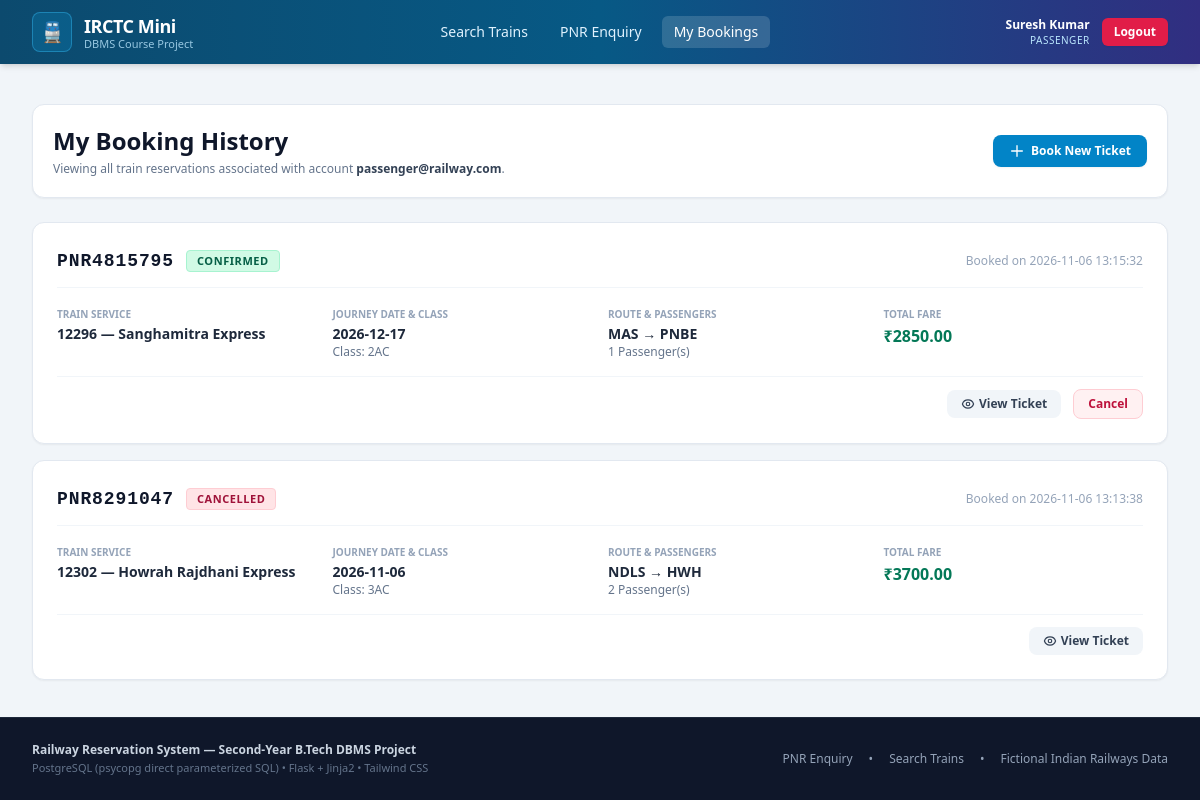
Page /my-bookings (signed in) on the earlier database version.
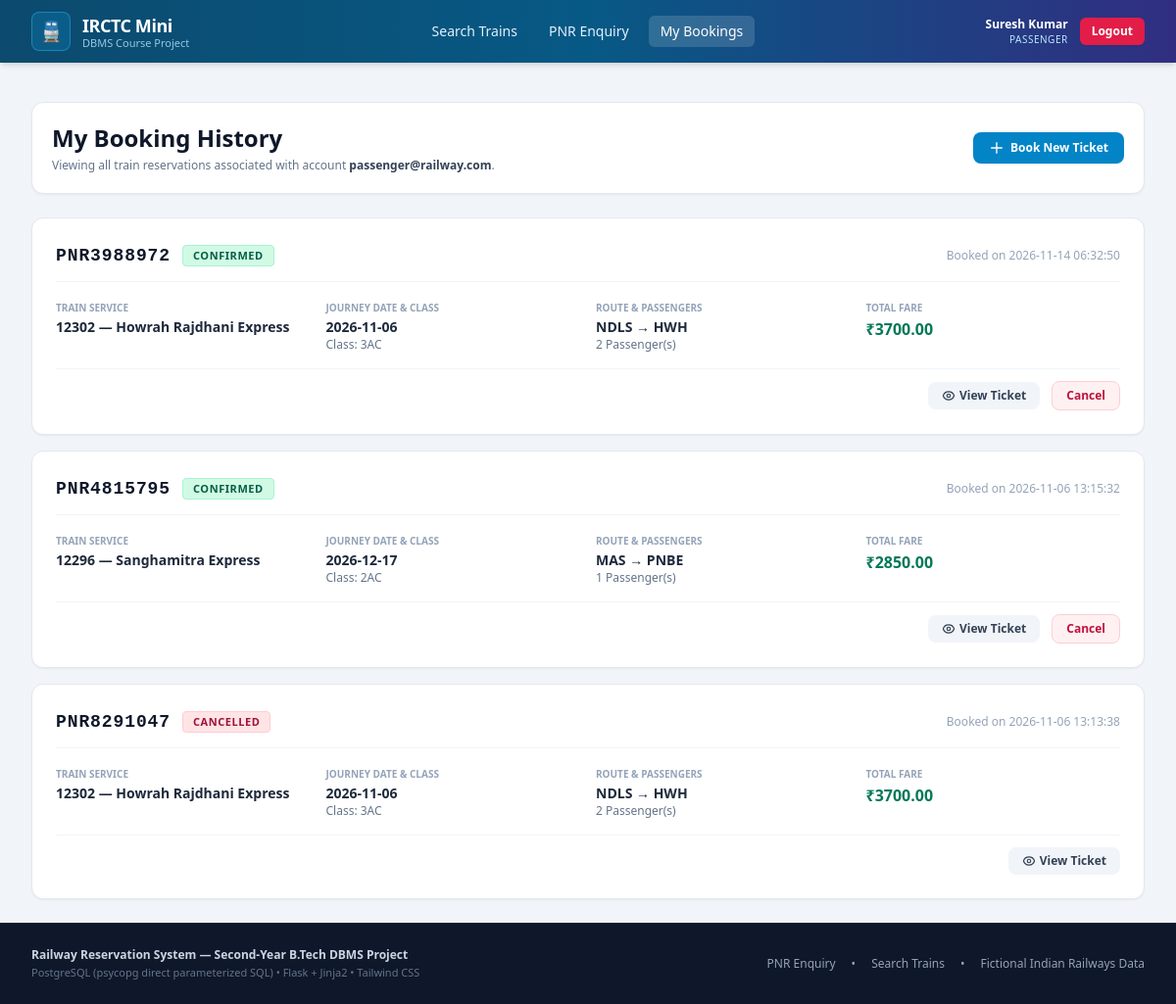
Same page on the later database version.
### tables this page shows
CREATE TABLE bookings (
            booking_id INTEGER PRIMARY KEY AUTOINCREMENT,
            pnr TEXT NOT NULL UNIQUE,
            user_id INTEGER NOT NULL REFERENCES users(user_id),
            run_id INTEGER NOT NULL REFERENCES train_runs(run_id),
            from_station_code TEXT NOT NULL REFERENCES stations(station_code),
            to_station_code TEXT NOT NULL REFERENCES stations(station_code),
            class_code TEXT NOT NULL REFERENCES travel_classes(class_code),
            booking_date TIMESTAMP DEFAULT CURRENT_TIMESTAMP,
            total_fare REAL NOT NULL CHECK (total_fare >= 0),
            booking_status TEXT NOT NULL DEFAULT 'CONFIRMED' CHECK (booking_status IN ('CONFIRMED', 'CANCELLED'))
        );

CREATE TABLE trains (
            train_number TEXT PRIMARY KEY,
            train_name TEXT NOT NULL,
            source_station_code TEXT NOT NULL REFERENCES stations(station_code),
            destination_station_code TEXT NOT NULL REFERENCES stations(station_code)
        );

### app.py (the view)
@app.route("/my-bookings")
@login_required
def my_bookings():
    user_id = session["user_id"]
    try:
        with get_connection() as conn:
            with conn.cursor() as cur:
                cur.execute("""
                SELECT
                    b.pnr, b.booking_id, b.booking_date, b.total_fare, b.booking_status,
                    b.from_station_code, b.to_station_code, b.class_code,
                    tr.journey_date, t.train_number, t.train_name,
                    COUNT(bp.passenger_seq) AS passenger_count
                FROM bookings b
                JOIN train_runs tr ON b.run_id = tr.run_id
                JOIN trains t ON tr.train_number = t.train_number
                LEFT JOIN booking_passengers bp ON b.booking_id = bp.booking_id
                WHERE b.user_id = %s
                GROUP BY b.pnr, b.booking_id, b.booking_date, b.total_fare, b.booking_status,
                         b.from_station_code, b.to_station_code, b.class_code,
                         tr.journey_date, t.train_number, t.train_name
                ORDER BY b.booking_date DESC;
                """, (user_id,))
                bookings = cur.fetchall()
    except Exception as exc:
        flash(f"Error loading booking history: {exc}", "error")
        bookings = []
    return render_template("history.html", bookings=bookings)

### app.py (called while the page is built)
def login_required(f):
    @wraps(f)
    def decorated_function(*args, **kwargs):
        if not session.get("user_id"):
            flash("Please sign in to access this page.", "info")
            return redirect(url_for("login", next=request.url))
        return f(*args, **kwargs)
    return decorated_function

### db.py (called while the page is built, shortened)
def _get_sqlite_connection(autocommit=False):
    import sqlite3
    db_file = os.path.join(os.path.dirname(os.path.abspath(__file__)), "railway_dev.db")
    conn = sqlite3.connect(db_file)
    conn.row_factory = sqlite3.Row
    conn.execute("PRAGMA foreign_keys = ON;")
    return SQLiteConnectionWrapper(conn, autocommit=autocommit)

def get_connection(autocommit=False):
    global _db_engine
    if FORCE_SQLITE or _db_engine == "sqlite" or DATABASE_URL.startswith("sqlite"):
        _db_engine = "sqlite"
        return _get_sqlite_connection(autocommit=autocommit)

    def __enter__(self):
        return self

    def __exit__(self, exc_type, exc_val, exc_tb):
        try:
            self.cursor.close()
        except Exception:
            pass

    def fetchall(self):
        rows = self.cursor.fetchall()
        return [dict(r) for r in rows]

    def cursor(self):
        return SQLiteCursorWrapper(self.conn.cursor())

    def close(self):
        self.conn.close()

    def __enter__(self):
        return self

    def __exit__(self, exc_type, exc_val, exc_tb):
        if exc_type is not None:
            self.rollback()
        else:
            if self.autocommit:
                self.commit()
        self.close()

### templates/history.html (shortened to what this page needs)
{% extends "base.html" %}
{% block content %}
<div class="space-y-6">
    <div class="bg-white border border-slate-200 rounded-xl p-5 shadow-sm flex flex-col sm:flex-row sm:items-center justify-between gap-4">
        <div>
            <h1 class="text-xl sm:text-2xl font-bold text-slate-900">My Booking History</h1>
            <p class="text-xs text-slate-500 mt-1">
                Viewing all train reservations associated with account <span class="font-semibold text-slate-700">{{ session.get('user_email') }}</span>.
            </p>
        </div>
        <a href="{{ url_for('index') }}" class="px-4 py-2 bg-sky-600 hover:bg-sky-500 text-white font-bold text-xs rounded-lg shadow-sm transition self-start sm:self-auto flex items-center gap-1.5">
            <svg class="w-4 h-4" fill="none" stroke="currentColor" viewBox="0 0 24 24"><path stroke-linecap="round" stroke-linejoin="round" stroke-width="2" d="M12 4v16m8-8H4"></path></svg>
            Book New Ticket
        </a>
    </div>
    {% if bookings %}
        <div class="space-y-4">
            {% for b in bookings %}
                <div class="bg-white border border-slate-200 rounded-xl p-5 sm:p-6 shadow-sm hover:border-slate-300 transition">
                    <div class="flex flex-col sm:flex-row sm:items-center justify-between pb-3 border-b border-slate-100 gap-2">
                        <div class="flex items-center gap-3">
                            <span class="text-base sm:text-lg font-black font-mono tracking-wider text-slate-900">{{ b.pnr }}</span>
                            <span class="px-2.5 py-0.5 rounded text-[11px] font-extrabold uppercase tracking-wider {% if b.booking_status == 'CONFIRMED' %}bg-emerald-100 text-emerald-800 border border-emerald-200{% else %}bg-rose-100 text-rose-800 border border-rose-200{% endif %}">
                                {{ b.booking_status }}
                            </span>
                        </div>
                        <span class="text-xs text-slate-400">Booked on {{ b.booking_date }}</span>
                    </div>
                    <div class="grid grid-cols-1 sm:grid-cols-4 gap-4 py-4 text-xs sm:text-sm">
                        <div>
                            <span class="text-slate-400 uppercase font-bold text-[10px] block">Train Service</span>
                            <span class="font-bold text-slate-800">{{ b.train_number }} — {{ b.train_name }}</span>
                        </div>
                        <div>
                            <span class="text-slate-400 uppercase font-bold text-[10px] block">Journey Date &amp; Class</span>
                            <span class="font-bold text-slate-800">{{ b.journey_date }}</span>
                            <span class="text-xs text-slate-500 block">Class: {{ b.class_code }}</span>
                        </div>
                        <div>
                            <span class="text-slate-400 uppercase font-bold text-[10px] block">Route &amp; Passengers</span>
                            <span class="font-semibold text-slate-800">{{ b.from_station_code }} → {{ b.to_station_code }}</span>
                            <span class="text-xs text-slate-500 block">{{ b.passenger_count }} Passenger(s)</span>
                        </div>
                        <div>
                            <span class="text-slate-400 uppercase font-bold text-[10px] block">Total Fare</span>
                            <span class="text-base font-extrabold text-emerald-700">₹{{ "%.2f"|format(b.total_fare) }}</span>
                        </div>
                    </div>
                    <div class="pt-3 border-t border-slate-100 flex items-center justify-end gap-3">
                        <a href="{{ url_for('view_ticket', pnr=b.pnr) }}"
                           class="px-3.5 py-1.5 bg-slate-100 hover:bg-slate-200 text-slate-700 font-bold text-xs rounded-lg transition flex items-center gap-1">
                            View Ticket
                        </a>
                        {% if b.booking_status == 'CONFIRMED' %}
                            <form action="{{ url_for('cancel_ticket', pnr=b.pnr) }}" method="POST"
                                  onsubmit="return confirm('Cancel reservation for PNR {{ b.pnr }}?');">
                                <button type="submit"
                                        class="px-3.5 py-1.5 bg-rose-50 hover:bg-rose-100 text-rose-700 border border-rose-200 font-bold text-xs rounded-lg transition">
                                    Cancel
                                </button>
                            </form>
                        {% endif %}
                    </div>
                </div>
            {% endfor %}
        </div>
    {% endif %}
</div>
{% endblock %}

### templates/base.html (shortened to what this page needs)
<!DOCTYPE html>
<html lang="en">
<head>
    <script src="https://cdn.tailwindcss.com"></script>
    <link rel="stylesheet" href="{{ url_for('static', filename='css/print.css') }}">
</head>
<body class="bg-slate-100 text-slate-800 min-h-screen flex flex-col font-sans">
    <header class="bg-gradient-to-r from-sky-900 via-sky-800 to-indigo-900 text-white shadow-md">
        <div class="max-w-7xl mx-auto px-4 sm:px-6 lg:px-8">
            <div class="flex items-center justify-between h-16">
                <a href="{{ url_for('index') }}" class="flex items-center gap-3 group">
                    <div class="w-10 h-10 rounded-lg bg-sky-500/20 border border-sky-400/40 flex items-center justify-center font-bold text-sky-300 text-xl group-hover:bg-sky-500/30 transition">
                        🚆
                    </div>
                    <div>
                        <div class="font-bold text-lg tracking-tight text-white group-hover:text-sky-200 transition">IRCTC Mini</div>
                        <div class="text-[11px] text-sky-200/80 -mt-1">DBMS Course Project</div>
                    </div>
                </a>
                <nav class="hidden md:flex items-center gap-1 sm:gap-2">
                    <a href="{{ url_for('index') }}" class="px-3 py-1.5 rounded-md text-sm font-medium hover:bg-white/10 transition {% if request.endpoint == 'index' %}bg-white/15 text-white{% else %}text-sky-100{% endif %}">
                        Search Trains
                    </a>
                    <a href="{{ url_for('pnr_status') }}" class="px-3 py-1.5 rounded-md text-sm font-medium hover:bg-white/10 transition {% if request.endpoint == 'pnr_status' %}bg-white/15 text-white{% else %}text-sky-100{% endif %}">
                        PNR Enquiry
                    </a>
                    {% if session.get('user_id') %}
                        <a href="{{ url_for('my_bookings') }}" class="px-3 py-1.5 rounded-md text-sm font-medium hover:bg-white/10 transition {% if request.endpoint == 'my_bookings' %}bg-white/15 text-white{% else %}text-sky-100{% endif %}">
                            My Bookings
                        </a>
                    {% endif %}
                </nav>
                <div class="flex items-center gap-3">
                    {% if session.get('user_id') %}
                        <div class="hidden sm:flex flex-col text-right">
                            <span class="text-xs font-semibold text-white">{{ session.get('user_name') }}</span>
                            <span class="text-[10px] text-sky-200 uppercase tracking-wider">{{ session.get('role') }}</span>
                        </div>
                        <a href="{{ url_for('logout') }}" class="px-3 py-1.5 bg-rose-600 hover:bg-rose-700 text-white text-xs font-semibold rounded-md shadow-sm transition">
                            Logout
                        </a>
                    {% endif %}
                </div>
            </div>
        </div>
    </header>
    <main class="flex-1 max-w-7xl mx-auto px-4 sm:px-6 lg:px-8 py-6 w-full">
        {% block content %}{% endblock %}
    </main>
    <footer class="bg-slate-900 text-slate-400 text-xs py-6 border-t border-slate-800 mt-auto no-print">
        <div class="max-w-7xl mx-auto px-4 sm:px-6 lg:px-8 flex flex-col sm:flex-row items-center justify-between gap-4">
            <div>
                <p class="font-semibold text-slate-300">Railway Reservation System — Second-Year B.Tech DBMS Project</p>
                <p class="text-[11px] text-slate-500 mt-0.5">PostgreSQL (psycopg direct parameterized SQL) • Flask + Jinja2 • Tailwind CSS</p>
            </div>
            <div class="flex items-center gap-4 text-slate-400">
                <a href="{{ url_for('pnr_status') }}" class="hover:text-sky-400 transition">PNR Enquiry</a>
                <span>•</span>
                <a href="{{ url_for('index') }}" class="hover:text-sky-400 transition">Search Trains</a>
                <span>•</span>
                <span>Fictional Indian Railways Data</span>
            </div>
        </div>
    </footer>
</body>
</html>

Differences in the rows shown:
added bookings: pnr "PNR3988972", booking_status "CONFIRMED", booking_date "2026-11-14 06:32:50", train_number "12302", train_name "Howrah Rajdhani Express", journey_date "2026-11-06", class_code "3AC", from_station_code "NDLS", to_station_code "HWH", passenger_count "2", total_fare "3700.00"
